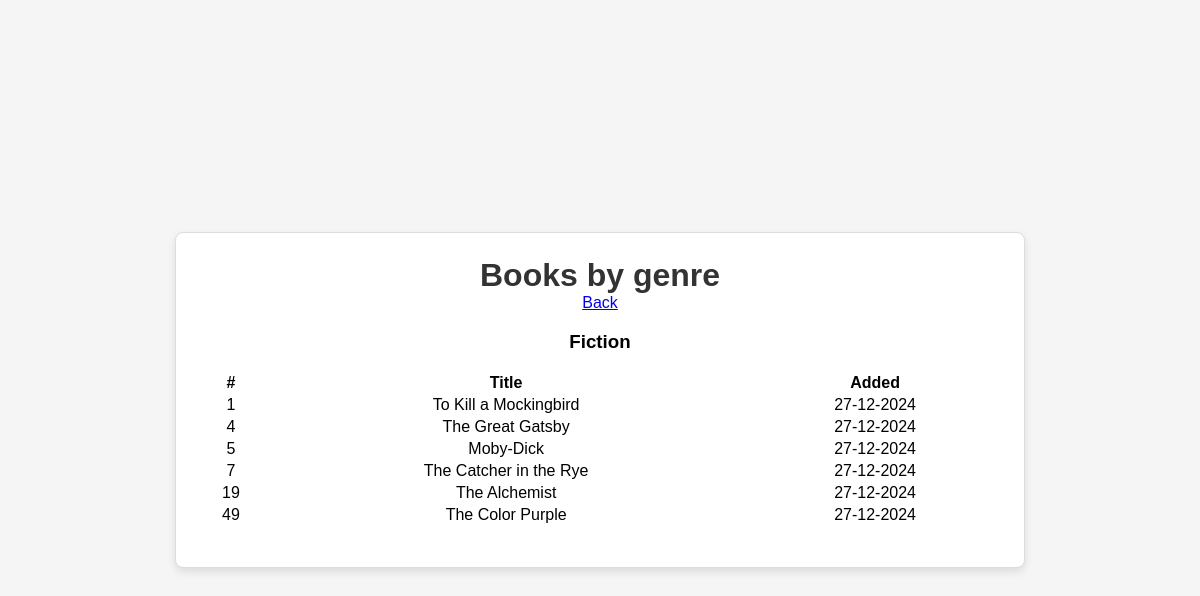
/genres/1, run on the app's committed database.
### database.py (models this page shows, shortened)
class Genre(db.Model):
    id = db.Column(db.Integer, primary_key=True)
    name = db.Column(db.String, nullable=False)
    books = relationship("Book", back_populates="genre")
    added = db.Column(db.DateTime, nullable=False, default=func.now())

class Book(db.Model):
    id = db.Column(db.Integer, primary_key=True)
    name = db.Column(db.String, nullable=False)
    added = db.Column(db.DateTime, nullable=False, default=func.now())
    genre_id = db.Column(db.Integer, db.ForeignKey(
        "genre.id", ondelete='SET NULL'))
    genre = relationship("Genre", back_populates="books")

### app.py (the view)
@ app.route("/genres/<int:genre_id>")
def books_by_genre(genre_id):
    genre = Genre.query.get_or_404(genre_id)
    return render_template("books_by_genre.html", genre_name=genre.name, books=genre.books)

### templates/books_by_genre.html (shortened to what this page needs)
<!DOCTYPE html>
{% extends "layout.html" %} {% block body %}
<html lang="en">
  <head>
    <link
      rel="stylesheet"
      href="https://cdn.jsdelivr.net/npm/purecss@3.0.0/build/pure-min.css"
    />
  </head>
  <body>
    <div id="main">
      <div class="header">
        <h1>Books by genre</h1>
      </div>
      <div class="pure-g">
          <a class="pure-button" href="{{ url_for('all_books') }}">Back</a>
        <div class="pure-u-1-1">
            <h3>{{genre_name}}</h4>
          <table class="pure-table">
                <thead>
                <tr>
                    <th>#</th>
                    <th>Title</th>
                    <th>Added</th>
                </tr>
                </thead>
                <tbody>
                {%- for book in books %}
                <tr>
                    <td>{{ book.id }}</td>
                    <td>{{ book.name }}</td>
                    <td>{{ book.added.strftime("%d-%m-%Y") }}</td>
                </tr>
                {%- endfor %}
                </tbody>
          </table>
        </div>
      </div>
    </div>
  </body>
</html>
{% endblock %}

### templates/books_by_genre.html (style rules this page uses)
body { margin: 0; padding: 0; display: flex; justify-content: center; align-items: center; height: 100vh; text-align: center; font-family: Arial, sans-serif; background-color: #f5f5f5; }
#main { width: 80%; max-width: 800px; background-color: #fff; border: 1px solid #ddd; border-radius: 8px; box-shadow: 0 4px 8px rgba(0, 0, 0, 0.1); padding: 1.5em; }
.header h1 { margin: 0; font-size: 2em; color: #333; }
.pure-table { margin: 1em auto; width: 100%; }

### data on the page
Genre: name "Fiction"
Book: id "1", name "To Kill a Mockingbird", added "27-12-2024"
Book: id "4", name "The Great Gatsby", added "27-12-2024"
Book: id "5", name "Moby-Dick", added "27-12-2024"
Book: id "7", name "The Catcher in the Rye", added "27-12-2024"
Book: id "19", name "The Alchemist", added "27-12-2024"
Book: id "49", name "The Color Purple", added "27-12-2024"
